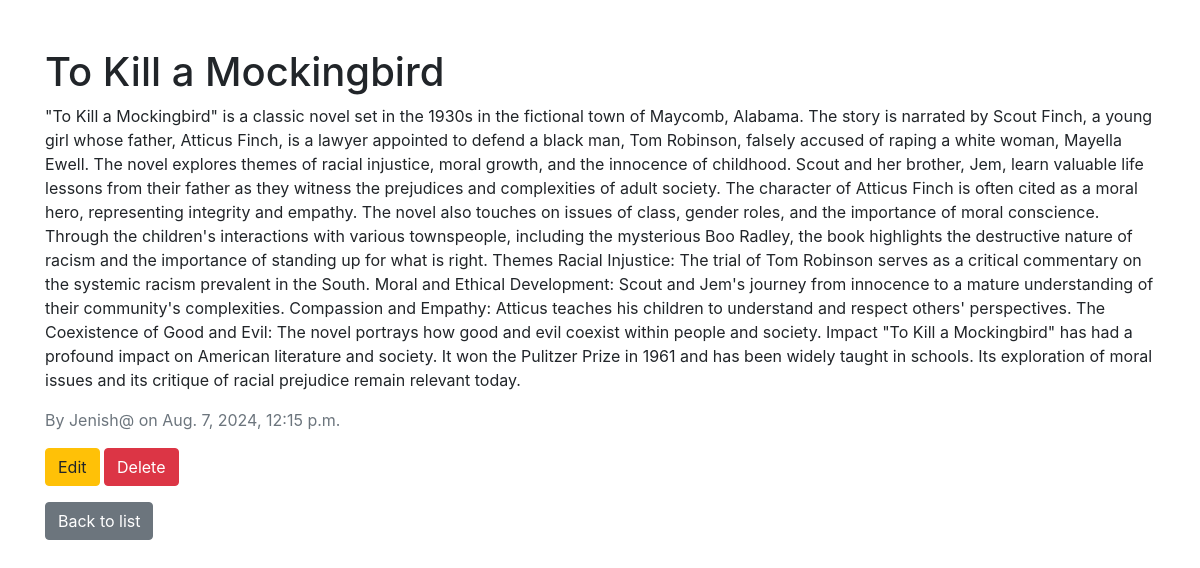
The app's page /post/2/ with its own data.
### myapp/models.py (models this page shows, shortened)
class Post(models.Model):
    title = models.CharField(max_length=100)
    content = models.TextField()
    author = models.ForeignKey(User, on_delete=models.CASCADE)
    created_at = models.DateTimeField(auto_now_add=True)
    updated_at = models.DateTimeField(auto_now=True)

### myapp/views.py (the view)
# urls.py: path('post/<int:pk>/', views.detail, name='detail'),
def detail(request, pk):
    post = get_object_or_404(Post, pk=pk)
    return render(request, 'myapp/detail.html', {'post': post})

### myapp/templates/myapp/detail.html (shortened to what this page needs)
<!DOCTYPE html>
<html lang="en">
<head>
    <link href="https://maxcdn.bootstrapcdn.com/bootstrap/4.5.2/css/bootstrap.min.css" rel="stylesheet">
</head>
<body>
<div class="container mt-5">
    <h1>{{ post.title }}</h1>
    <p>{{ post.content }}</p>
    <p class="text-muted">By {{ post.author }} on {{ post.created_at }}</p>
    <div>
        <a href="{% url 'edit' post.pk %}" class="btn btn-warning">Edit</a>
        <form method="post" action="{% url 'delete' post.pk %}" class="d-inline">
            <button type="submit" class="btn btn-danger">Delete</button>
        </form>
    </div>
    <a href="{% url 'index' %}" class="btn btn-secondary mt-3">Back to list</a>
</div>
</body>
</html>

### records on screen
Post: title "To Kill a Mockingbird", content "\"To Kill a Mockingbird\" is a classic novel set in the 1930s in the fictional town of Maycomb, Alabama. The story is narrated by Scout Finch, a young girl whose father, Atticus Finch, is a lawyer appointed to defend a black man, Tom Robinson, falsely accused of raping a white woman, Mayella Ewell. The novel explores themes of racial injustice, moral growth, and the innocence of childhood. Scout and her brother, Jem, learn valuable life lessons from their father as they witness the prejudices and complexities of adult society. The character of Atticus Finch is often cited as a moral hero, representing integrity and empathy. The novel also touches on issues of class, gender roles, and the…", author "Jenish@", created_at "Aug. 7, 2024, 12:15 p.m."
